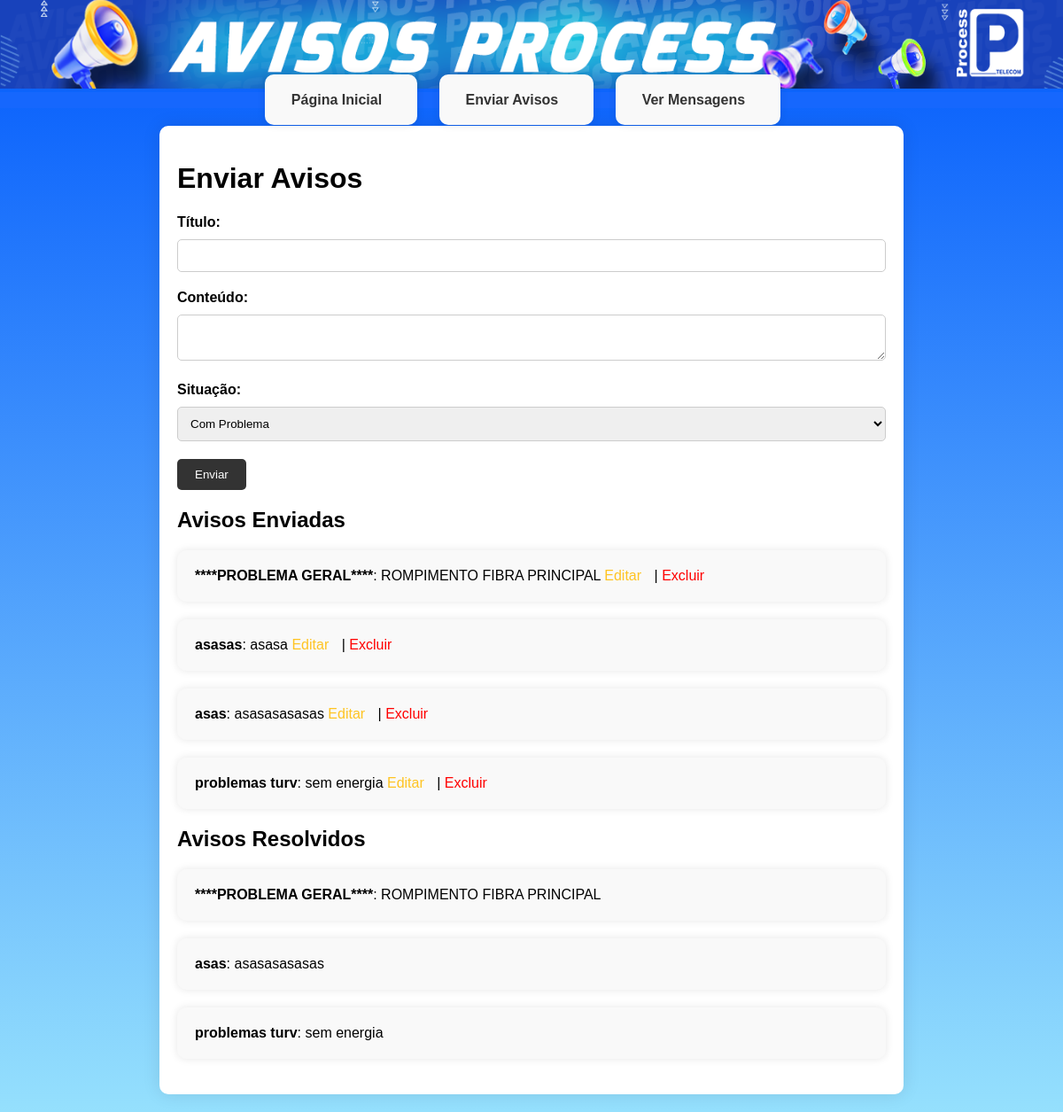
/admin, run on an earlier commit of the app's database.
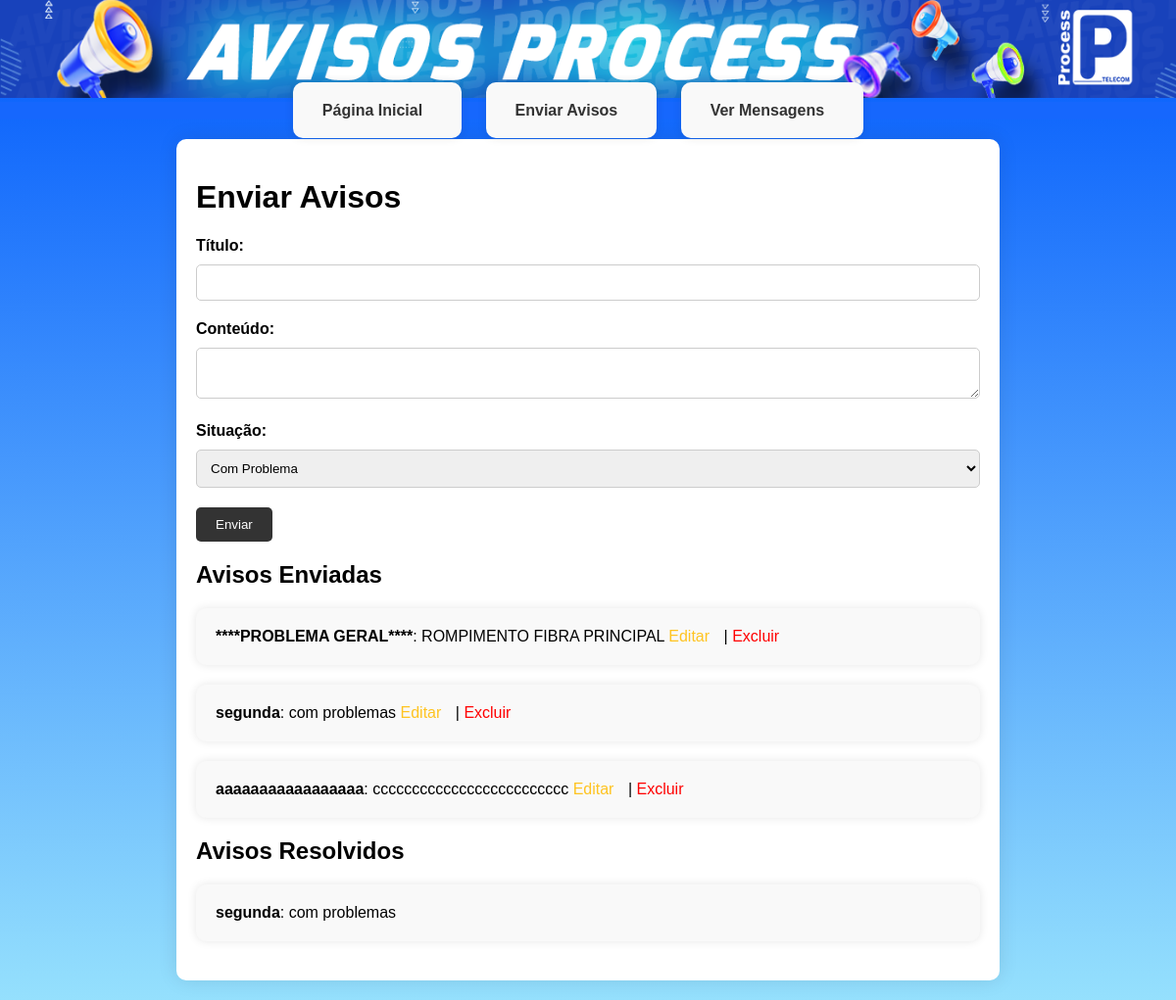
And on a later commit of the database.
### tables this page shows
CREATE TABLE messages (
                  id INTEGER PRIMARY KEY AUTOINCREMENT,
                  title TEXT NOT NULL,
                  content TEXT NOT NULL,
                  priority TEXT NOT NULL,
                  datetime TEXT NOT NULL, likes INTEGER DEFAULT 0);

### server.py (the view, shortened to what this page needs)
@app.route('/admin', methods=['GET', 'POST'])
def admin():
    messages = get_messages()
    resolved_messages = get_resolved_messages() # Obter as mensagens resolvidas
    return render_template('admin.html', messages=messages, resolved_messages=resolved_messages)

### server.py (called while the page is built)
def get_messages():
    conn = sqlite3.connect(DB_NAME)
    cursor = conn.cursor()
    cursor.execute("SELECT * FROM messages")
    messages = cursor.fetchall()
    conn.close()
    return messages

def get_resolved_messages():
    conn = sqlite3.connect(DB_NAME)
    cursor = conn.cursor()
    cursor.execute("SELECT * FROM messages WHERE priority='resolvido'")
    resolved_messages = cursor.fetchall()
    conn.close()
    return resolved_messages

### templates/admin.html (shortened to what this page needs)
<!DOCTYPE html>
<html lang="en">
<head>
    <link rel="stylesheet" href="{{ url_for('static', filename='css/styles.css') }}">
</head>
<body>
    <header>
        <header>
            <img src="static\images\banner.png" alt="Logo">
            <nav id="menu">
                <ul>
                    <li><a href="/">Página Inicial</a></li>
                    <li><a href="/admin">Enviar Avisos</a></li>
                    <li><a href="/messages">Ver Mensagens</a></li>
                </ul>
            </nav>
        </header>
    </header>
    <div class="container">
        <h1>Enviar Avisos</h1>
        <form action="/admin" method="post">
            <label for="title">Título:</label>
            <input type="text" id="title" name="title"><br>
            <label for="content">Conteúdo:</label>
            <textarea id="content" name="content"></textarea><br>
            <label for="priority">Situação:</label>
            <select id="priority" name="priority">
                <option value="com problema">Com Problema</option>
            </select><br>
            <button type="submit">Enviar</button>
        </form>
        <h2>Avisos Enviadas</h2>
        <ul>
            {% for message in messages %}
            <li>
                <strong>{{ message[1] }}</strong>: {{ message[2] }}
                <a href="/edit_message/{{ message[0] }}" class="edit" onclick="return confirmEdit()">Editar</a> |
                <a href="/delete_message/{{ message[0] }}" class="delete" onclick="return confirmDelete()">Excluir</a>
            </li>
            {% endfor %}
        </ul>
        <h2>Avisos Resolvidos</h2>
        <ul>
            {% for message in resolved_messages %}
            <li>
                <strong>{{ message[1] }}</strong>: {{ message[2] }}
            </li>
            {% endfor %}
        </ul>
    </div>
</body>
</html>

### static/css/styles.css (style rules this page uses)
body { font-family: Arial, sans-serif; margin: 0; padding: 0; background: linear-gradient(to bottom, #0159fc, #95e0fd); }
header img { background-color: #333; color: #fff; padding: 0px; text-align: center; background-size: cover; background-repeat: no-repeat; background-position: center center; height: 100px; width: 100%; }
header nav { text-align: center; width: 100%; top: 0; background-color: #1667fd; z-index: 1000; }
header nav ul { list-style-type: none; margin: 0; padding: 0; display: inline-block; }
header nav ul li { display: inline; margin-right: 20px; }
header nav ul li a { text-decoration: none; color: #333; font-weight: bold; padding: 5px 10px; transition: background-color 0.3s ease; }
.container { max-width: 800px; margin: 20px auto; padding: 20px; background-color: #fff; border-radius: 10px; box-shadow: 0 0 20px rgba(0, 0, 0, 0.1); }
form { margin-bottom: 20px; }
label { display: block; margin-bottom: 10px; font-weight: bold; }
input[type="text"], textarea { width: 100%; padding: 10px; margin-bottom: 20px; border: 1px solid #ccc; border-radius: 5px; box-sizing: border-box; }
select { width: 100%; padding: 10px; margin-bottom: 20px; border: 1px solid #ccc; border-radius: 5px; box-sizing: border-box; }
button[type="submit"] { padding: 10px 20px; background-color: #333; color: #fff; border: none; border-radius: 5px; cursor: pointer; transition: background-color 0.3s ease; }
ul { list-style-type: none; padding: 0; }
li { background-color: #f9f9f9; margin-bottom: 20px; padding: 20px; border-radius: 10px; box-shadow: 0 0 10px rgba(0, 0, 0, 0.1); }
li a { text-decoration: none; margin-right: 10px; }
li a.edit { color: rgba(255, 187, 0, 0.87); }
li a.delete { color: red; }

What changed in the data, as far as the page shows it:
no longer on one of the page's lists (row edited): messages: title "****PROBLEMA GERAL****", content "ROMPIMENTO FIBRA PRINCIPAL"
removed messages: title "asasas", content "asasa", shown under "Avisos Enviadas"
removed messages: title "asas", content "asasasasasas"
removed messages: title "problemas turv", content "sem energia"
added messages: title "segunda", content "com problemas"
added messages: title "aaaaaaaaaaaaaaaaa", content "ccccccccccccccccccccccccc", shown under "Avisos Enviadas"
